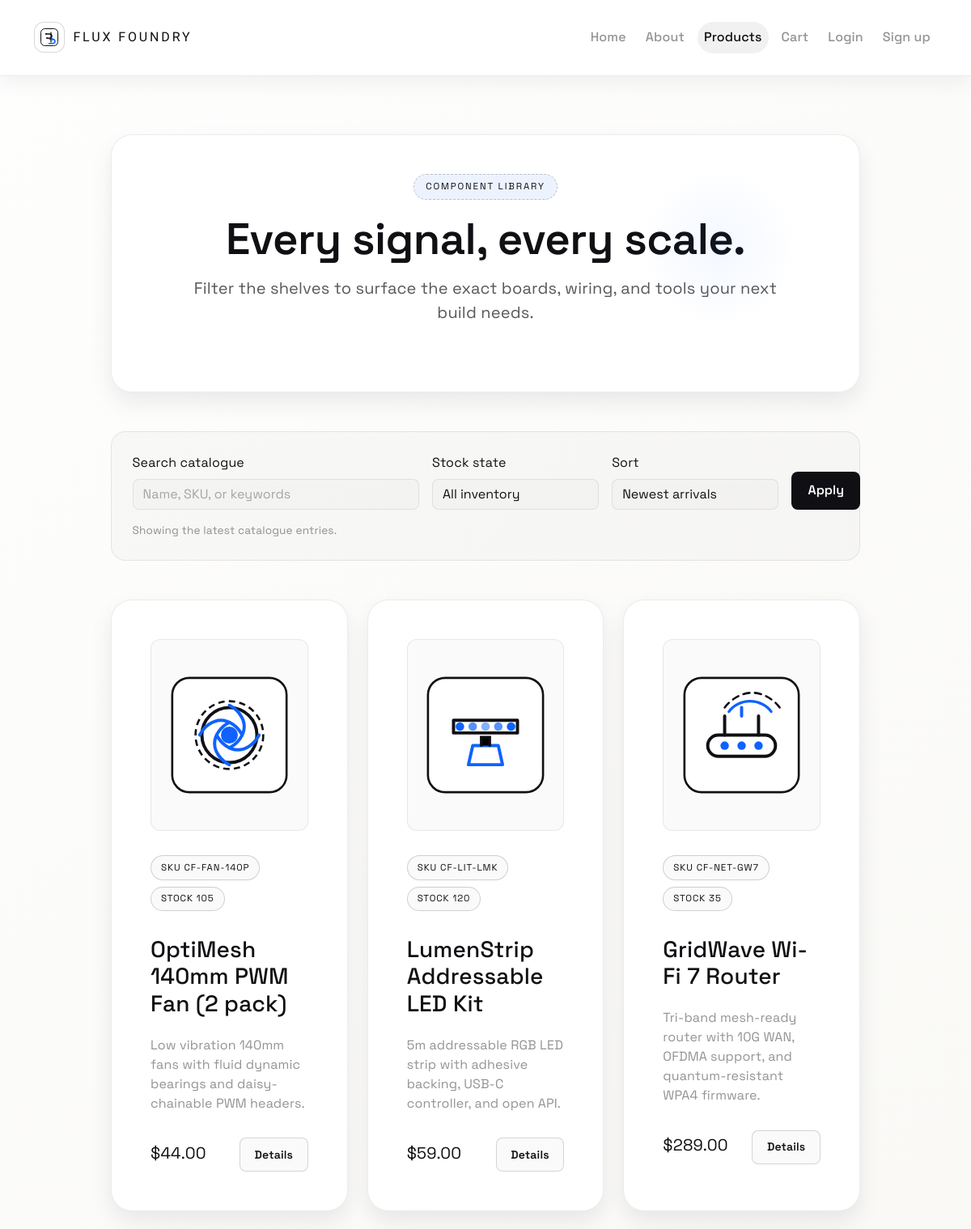
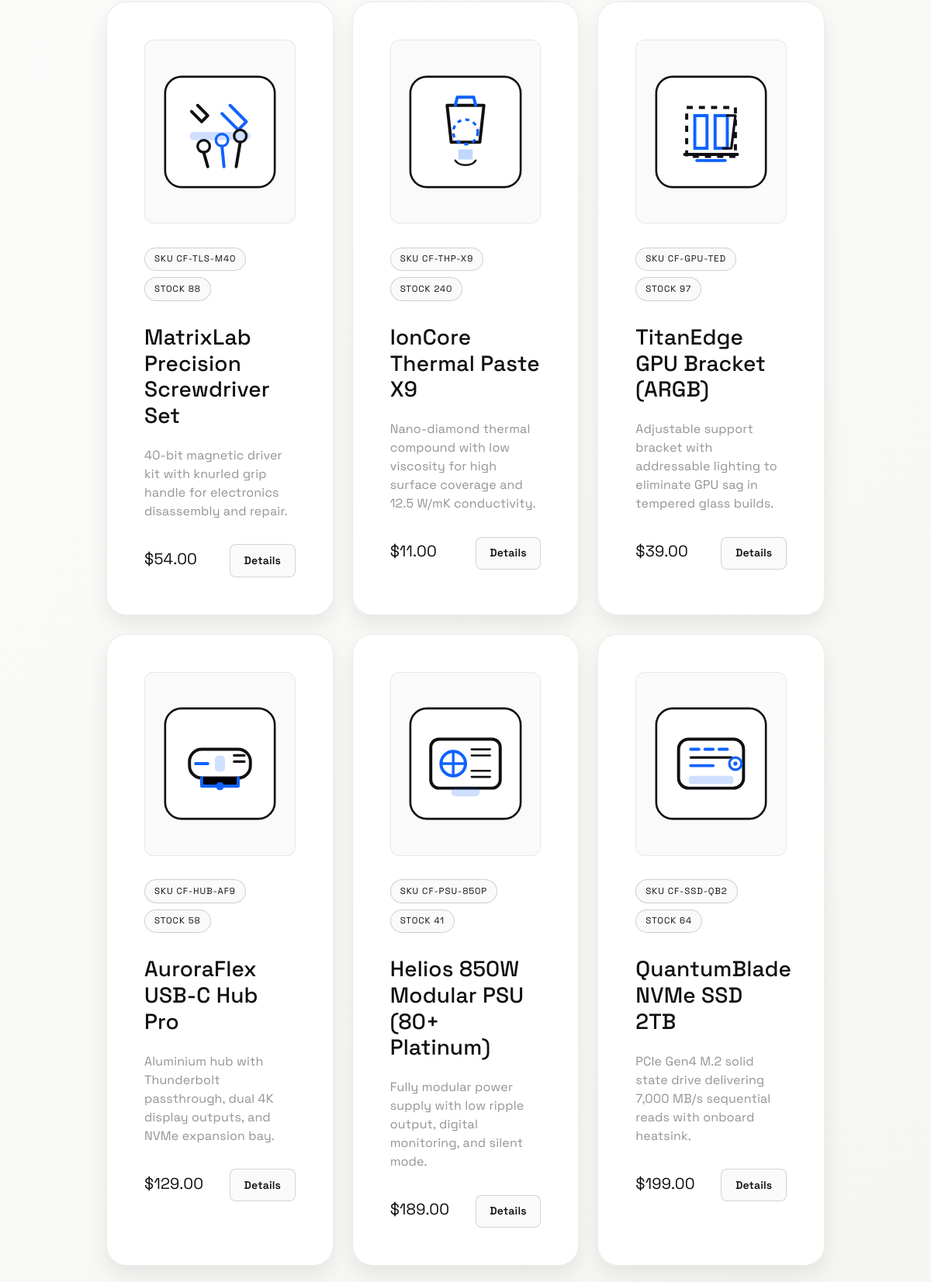
Page /products (upper part) on the committed database (2 pictures, top to bottom).
### tables this page shows
CREATE TABLE products (
                id INTEGER PRIMARY KEY AUTOINCREMENT,
                name TEXT NOT NULL,
                description TEXT NOT NULL,
                price REAL NOT NULL,
                sku TEXT UNIQUE,
                inventory_count INTEGER DEFAULT 0,
                image_path TEXT
            );

### app.py (the view)
@app.route("/products")
def products() -> str:
    search = (request.args.get("search") or "").strip()
    stock_raw = (request.args.get("stock") or "all").lower()
    sort_raw = (request.args.get("sort") or "newest").lower()
    allowed_stock = {"all", "in", "low", "out"}
    stock = stock_raw if stock_raw in allowed_stock else "all"
    allowed_sort = {
        "newest",
        "oldest",
        "price_low",
        "price_high",
        "inventory_low",
        "inventory_high",
        "name_az",
        "name_za",
    }
    sort = sort_raw if sort_raw in allowed_sort else "newest"
    fetch_kwargs: dict[str, object] = {"sort": sort}
    if search:
        fetch_kwargs["search"] = search
    if stock != "all":
        fetch_kwargs["stock_filter"] = stock
    catalogue = fetch_products(**fetch_kwargs)
    filters = {
        "search": search,
        "stock": stock,
        "sort": sort,
        "has_active": bool(search or stock != "all" or sort != "newest"),
        "result_count": len(catalogue),
    }
    return render_template("products.html", products=catalogue, filters=filters)

### app.py (called while the page is built)
def _current_user_id() -> int | None:
    user_id = session.get("user_id")
    if user_id is None:
        return None
    try:
        return int(user_id)
    except (TypeError, ValueError):
        return None

def _get_cart() -> Dict[int, int]:
    user_id = _current_user_id()
    if user_id:
        return fetch_user_cart(user_id)
    session.pop("cart", None)
    return {}

@app.context_processor
def inject_cart_meta() -> Dict[str, object]:
    cart = _get_cart()
    total_items = sum(cart.values())
    user_id = _current_user_id()
    current_user = get_user_by_id(user_id) if user_id else None
    return {"cart_item_count": total_items, "current_user": current_user}

### database.py (called while the page is built)
@contextmanager
def get_connection() -> Iterator[sqlite3.Connection]:
    conn = sqlite3.connect(DB_PATH)
    try:
        conn.row_factory = sqlite3.Row
        conn.execute("PRAGMA foreign_keys = ON")
        yield conn
        conn.commit()
    finally:
        conn.close()

### templates/products.html (shortened to what this page needs)
<!DOCTYPE html>
<html lang="en">
<head>
    <link href="https://cdn.jsdelivr.net/npm/bootstrap@5.1.3/dist/css/bootstrap.min.css" rel="stylesheet">
    <link rel="stylesheet" href="{{ url_for('static', filename='css/site.css') }}">
</head>
<body>
    <nav class="navbar navbar-expand-lg">
        <div class="container">
            <a class="navbar-brand" href="{{ url_for('index') }}">
                <img src="{{ url_for('static', filename='img/logo.svg') }}" alt="Flux Foundry logo">
                <span>Flux Foundry</span>
            </a>
            <div class="navbar-nav ms-auto align-items-center gap-2">
                <a class="nav-link" href="{{ url_for('index') }}">Home</a>
                <a class="nav-link" href="{{ url_for('about') }}">About</a>
                <a class="nav-link active" href="{{ url_for('products') }}">Products</a>
                <a class="nav-link cart-link" href="{{ url_for('cart') }}">
                    Cart
                </a>
                {% if current_user %}
                    <span class="user-pill">{{ current_user['username'] }}</span>
                    <a class="nav-link" href="{{ url_for('logout') }}">Logout</a>
                {% else %}
                    <a class="nav-link" href="{{ url_for('login') }}">Login</a>
                    <a class="nav-link" href="{{ url_for('signup') }}">Sign up</a>
                {% endif %}
            </div>
        </div>
    </nav>
    <div class="page-shell">
        <div class="container">
            <div class="row justify-content-center grid-tight">
                <div class="col-lg-10">
                    <div class="hero-card text-center mb-5">
                        <div class="badge-soft mb-3">Component library</div>
                        <h1 class="page-title">Every signal, every scale.</h1>
                        <p class="page-subtitle">Filter the shelves to surface the exact boards, wiring, and tools your next build needs.</p>
                    </div>
                    <div class="catalog-controls mb-5">
                        <form method="get" class="row g-3 align-items-end">
                            <div class="col-12 col-lg-5">
                                <label for="catalog-search" class="form-label">Search catalogue</label>
                                <input type="search" class="form-control" id="catalog-search" name="search" placeholder="Name, SKU, or keywords" value="{{ filters.search }}">
                            </div>
                            <div class="col-12 col-sm-6 col-lg-3">
                                <label for="catalog-stock" class="form-label">Stock state</label>
                                <select class="form-select" id="catalog-stock" name="stock">
                                    <option value="all" {% if filters.stock == 'all' %}selected{% endif %}>All inventory</option>
                                </select>
                            </div>
                            <div class="col-12 col-sm-6 col-lg-3">
                                <label for="catalog-sort" class="form-label">Sort</label>
                                <select class="form-select" id="catalog-sort" name="sort">
                                    <option value="newest" {% if filters.sort == 'newest' %}selected{% endif %}>Newest arrivals</option>
                                </select>
                            </div>
                            <div class="col-12 col-sm-4 col-lg-1">
                                <button type="submit" class="btn btn-primary filter-apply-btn">Apply</button>
                            </div>
                        </form>
                        <div class="catalog-meta">
                            <span>
                                {% if filters.has_active %}
                                    {{ filters.result_count }} result{% if filters.result_count != 1 %}s{% endif %} match your filters.
                                {% else %}
                                    Showing the latest catalogue entries.
                                {% endif %}
                            </span>
                        </div>
                    </div>
                    {% if products %}
                        <div class="row grid-tight">
                            {% for product in products %}
                                <div class="col-md-6 col-xl-4">
                                    <div class="product-card h-100">
                                        {% if product['image_path'] %}
                                            {% set image_src = product['image_path'] %}
                                            <div class="product-card-media mb-3">
                                                <img src="{{ image_src if image_src.startswith('http') else url_for('static', filename=image_src) }}" alt="{{ product['name'] }} product image">
                                            </div>
                                        {% endif %}
                                        <div class="product-meta mb-3">
                                            {% if product['sku'] %}
                                                <span class="pill">SKU {{ product['sku'] }}</span>
                                            {% endif %}
                                            <span class="pill">Stock {{ product['inventory_count'] }}</span>
                                        </div>
                                        <h3>{{ product['name'] }}</h3>
                                        <p class="text-muted">{{ product['description'] }}</p>
                                        <div class="d-flex align-items-baseline justify-content-between">
                                            <span class="fw-semibold fs-5">${{ "%.2f"|format(product['price']) }}</span>
                                            <a href="{{ url_for('product_detail', product_id=product['id']) }}" class="btn btn-ghost btn-sm">Details</a>
                                        </div>
                                    </div>
                                </div>
                            {% endfor %}
                        </div>
                    {% endif %}
                </div>
            </div>
        </div>
    </div>
</body>
</html>

### rows in the picture
products: image_path (picture), sku "CF-FAN-140P", inventory_count "105", name "OptiMesh 140mm PWM Fan (2 pack)", description "Low vibration 140mm fans with fluid dynamic bearings and daisy-chainable PWM headers.", price "44.00"
products: image_path (picture), sku "CF-LIT-LMK", inventory_count "120", name "LumenStrip Addressable LED Kit", description "5m addressable RGB LED strip with adhesive backing, USB-C controller, and open API.", price "59.00"
products: image_path (picture), sku "CF-NET-GW7", inventory_count "35", name "GridWave Wi-Fi 7 Router", description "Tri-band mesh-ready router with 10G WAN, OFDMA support, and quantum-resistant WPA4 firmware.", price "289.00"
products: image_path (picture), sku "CF-TLS-M40", inventory_count "88", name "MatrixLab Precision Screwdriver Set", description "40-bit magnetic driver kit with knurled grip handle for electronics disassembly and repair.", price "54.00"
products: image_path (picture), sku "CF-THP-X9", inventory_count "240", name "IonCore Thermal Paste X9", description "Nano-diamond thermal compound with low viscosity for high surface coverage and 12.5 W/mK conductivity.", price "11.00"
products: image_path (picture), sku "CF-GPU-TED", inventory_count "97", name "TitanEdge GPU Bracket (ARGB)", description "Adjustable support bracket with addressable lighting to eliminate GPU sag in tempered glass builds.", price "39.00"
products: image_path (picture), sku "CF-HUB-AF9", inventory_count "58", name "AuroraFlex USB-C Hub Pro", description "Aluminium hub with Thunderbolt passthrough, dual 4K display outputs, and NVMe expansion bay.", price "129.00"
products: image_path (picture), sku "CF-PSU-850P", inventory_count "41", name "Helios 850W Modular PSU (80+ Platinum)", description "Fully modular power supply with low ripple output, digital monitoring, and silent mode.", price "189.00"
products: image_path (picture), sku "CF-SSD-QB2", inventory_count "64", name "QuantumBlade NVMe SSD 2TB", description "PCIe Gen4 M.2 solid state drive delivering 7,000 MB/s sequential reads with onboard heatsink.", price "199.00"
